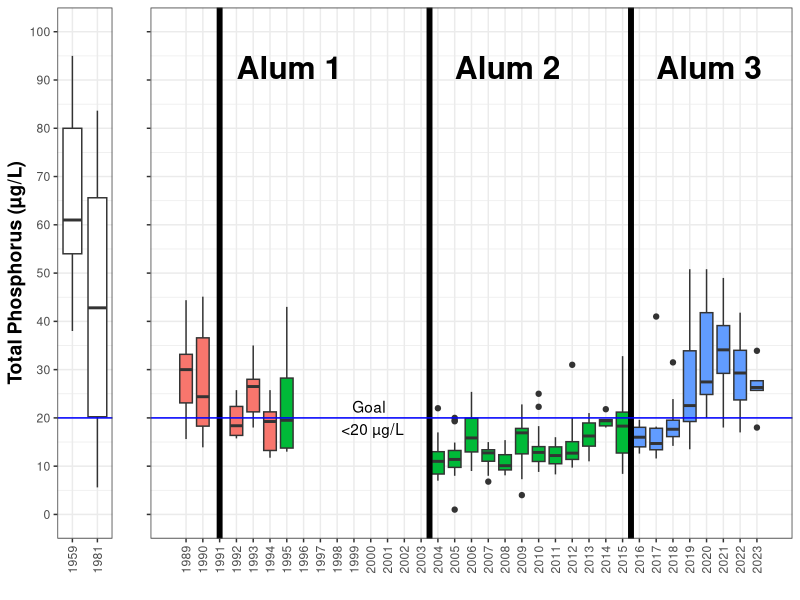
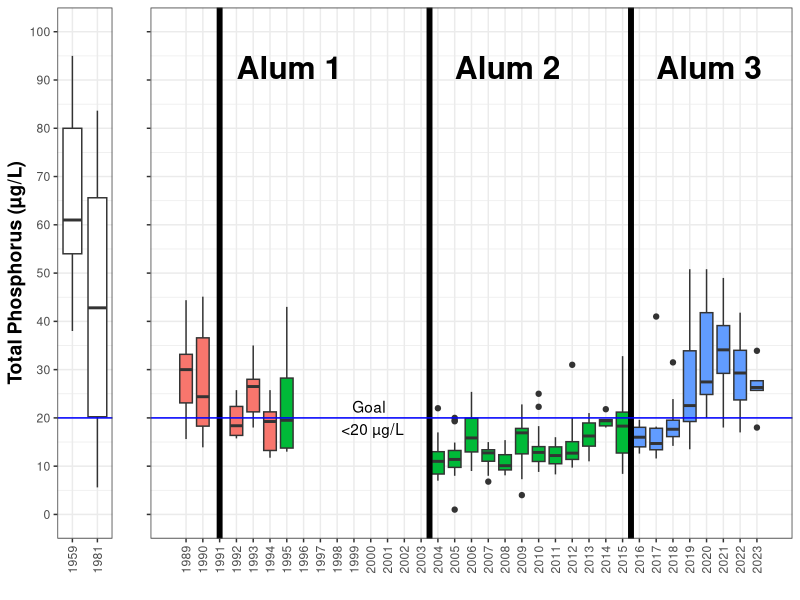
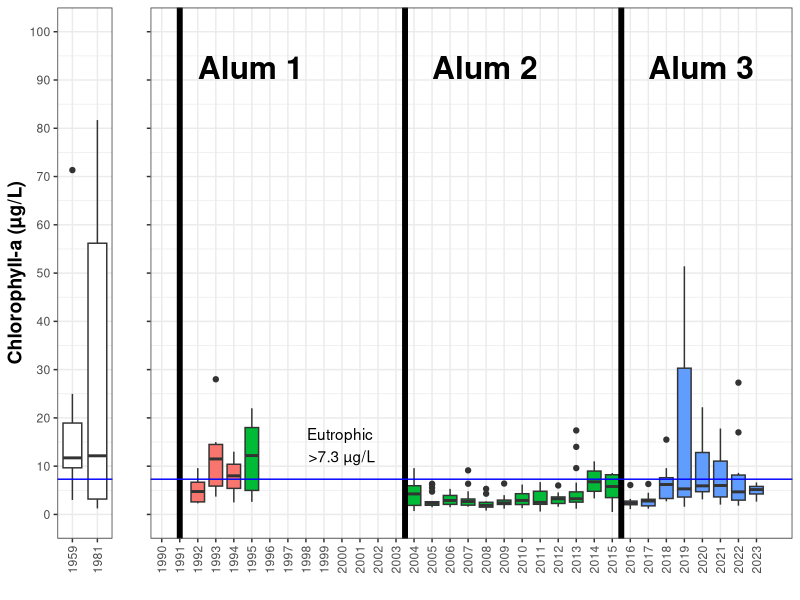
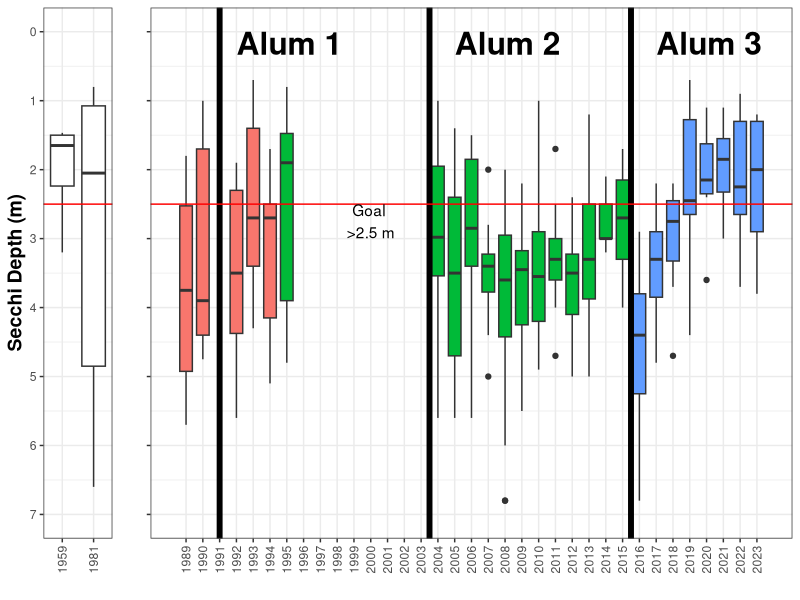
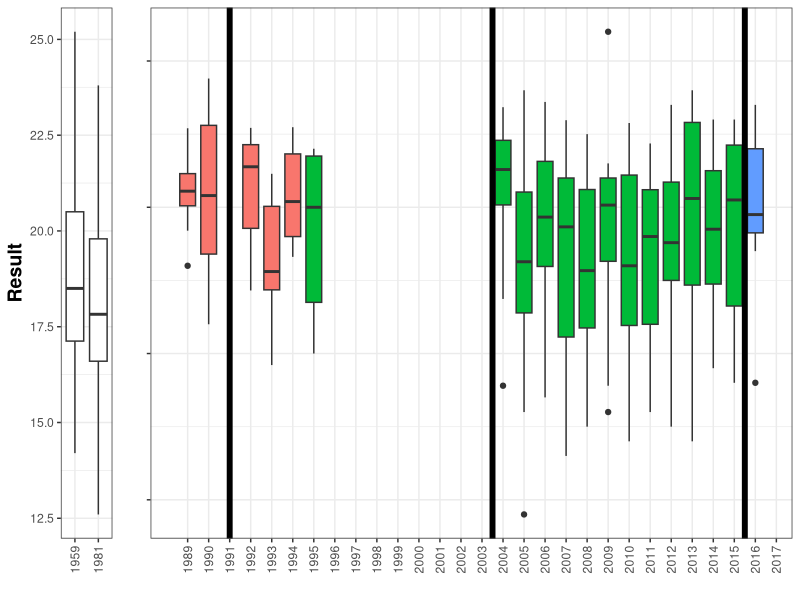
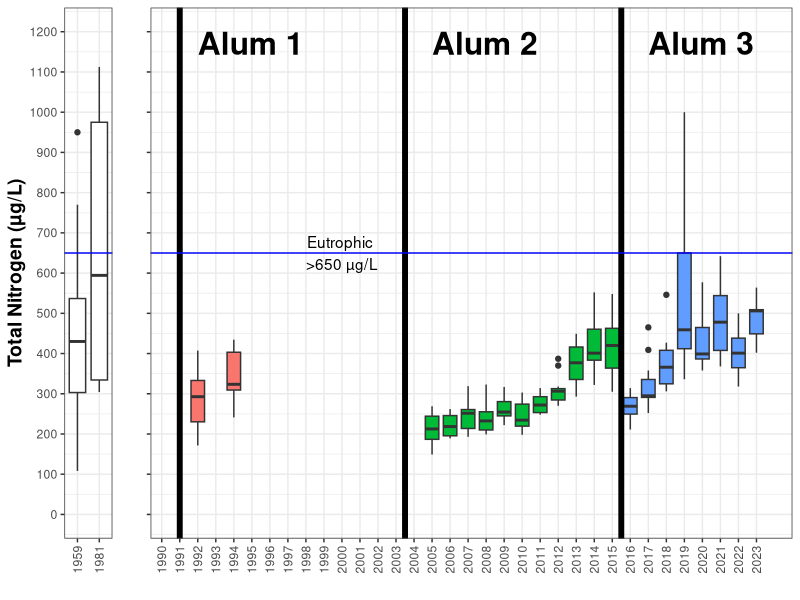
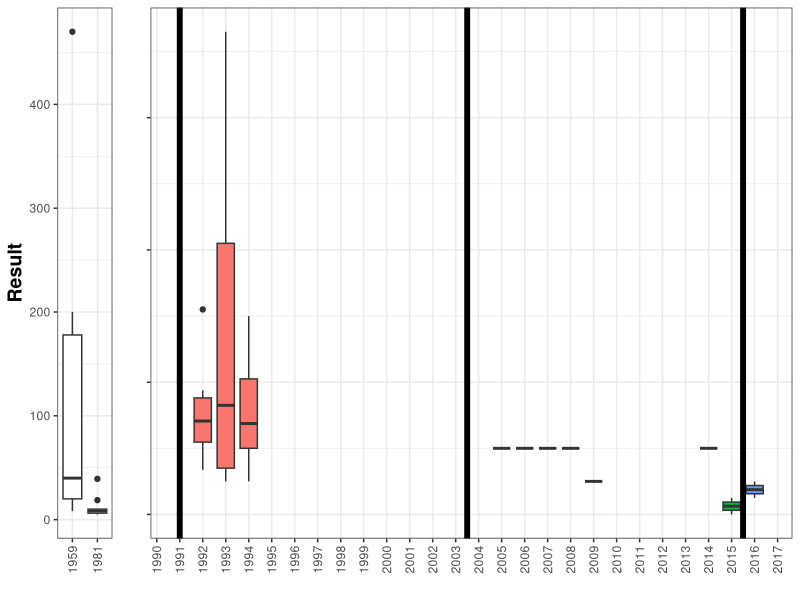
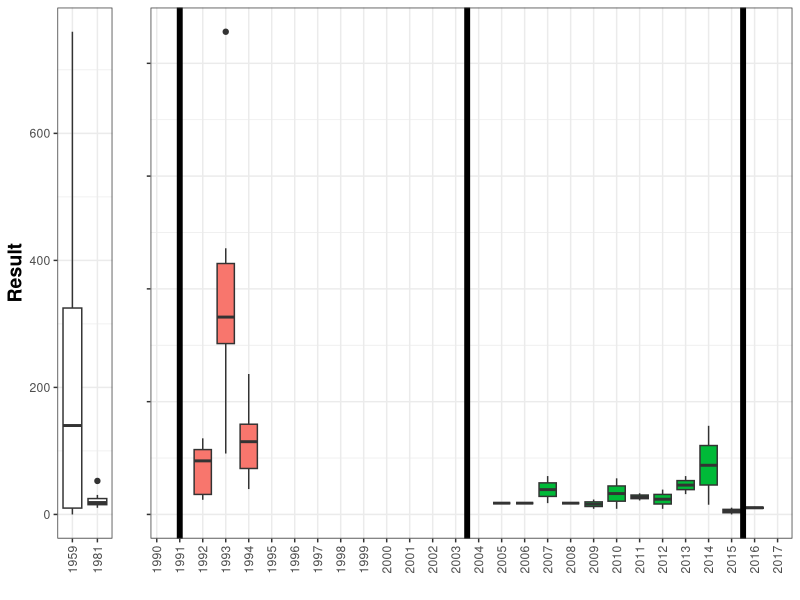

Write the R code that produced these figures, in order.
library(dplyr)
library(readxl)
library(ggplot2)
library(tidyr)
library(purrr)

data<-read_excel('inputs/Green Lake water quality database_through202307.xlsx',skip=3,
                 col_names = c('Source','Period','Year','Month','Date','Station','Depth',
                               'TP','Chl-a','Secchi','Temp','TN','NO23','NH3','Inorg N','Org N',
                               'TKN','SRP','N to P Ratio','TP to Chl-a Ratio'),
                 col_types = c('text','text','numeric','numeric','numeric','text','text',
                               rep('numeric',13))) %>%
  filter(!is.na(Source)) %>%
  pivot_longer(cols=-(Source:Depth),names_to='Parameter',values_to='Result') %>%
  mutate(Period=ifelse(Year>=2017,'Posttreat3',Period)) %>%
  mutate(AlumPeriod=ifelse(grepl('1',Period),'Alum 1',
                            ifelse(grepl('2',Period)|Period=='Pretreat3','Alum 2',
                                   'Alum 3')))
  

library(cowplot)

plots_out<-data %>%
  filter(!is.na(Period)&Period!='NA') %>%
  mutate(xGroup=ifelse(Year==1959,'1959',ifelse(Year==1981,'1981','Other'))) %>%
  group_by(Parameter) %>%
  nest() %>%
  mutate(plot=map2(.x=data,.y=Parameter,.f=~{
    
    ymax=max(.x$Result,na.rm=T)
    
    pre1991<-.x %>%
      filter(Year<1989) %>%
      ggplot(aes(x=factor(Year),y=Result,group=Year))+
      geom_boxplot()+
      xlab('')+
#      scale_y_continuous(paste(.y,ifelse(.y=='Temp','(deg C)',ifelse(grepl('Ratio',.y),'','(ug/L)'))),
 #                        limits = c(0,ymax))+
      theme_bw()+
      theme(axis.text.x=element_text(angle=90,hjust=1,vjust = 0.5),
            axis.title.y=element_text(size=14,face='bold'),
            legend.position='none')
    
    post1991<-.x %>%
      filter(Year>=1989) %>%
      ggplot(aes(x=Year,y=Result,group=Year,fill=AlumPeriod))+
      geom_boxplot()+
      geom_vline(xintercept = c(1991,2003.5,2015.5),linewidth=2)+
      scale_x_continuous('',breaks=1989:2023,minor_breaks=NULL)+
    #  scale_y_continuous(limits = c(0,ymax))+
      ylab('')+
      theme_bw()+
      theme(axis.text.x=element_text(angle=90,hjust=1,vjust = 0.5),
            axis.text.y=element_blank(),
            legend.position = 'none')
    
    # post1991_95<-.x %>%
    #   filter(Year>=1989&Year<=1995) %>%
    #   ggplot(aes(x=Year,y=Result,group=Year))+
    #   geom_boxplot()+
    #   theme_bw()+
    #   #ggtitle('Pre-1991')+
    #   theme(axis.text.x=element_text(angle=90,hjust=1,vjust = 0.5),
    #         axis.text.y=element_blank())+
    #   geom_vline(xintercept = c(1991,2003.5,2015.5),linewidth=2)+
    #   xlab('')+
    #   scale_y_continuous(limits = c(0,ymax))+
    #   ylab('')
    
    # post2004<-.x %>%
    #   filter(Year>=2004) %>%
    #   ggplot(aes(x=Year,y=Result,group=Year))+
    #   geom_boxplot()+
    #   theme_bw()+
    #   #ggtitle('Pre-1991')+
    #   theme(axis.text.x=element_text(angle=90,hjust=1,vjust = 0.5),
    #         axis.text.y=element_blank())+
    #   geom_vline(xintercept = c(1991,2003.5,2015.5),linewidth=2)+
    #   xlab('')+
    #   scale_y_continuous(limits = c(0,ymax))+
    #   ylab('')
    
    
    if(.y=='Secchi'){
      pre1991<-pre1991+
        geom_hline(yintercept = 2.5,col='red')+
        scale_y_reverse('Secchi Depth (m)',limits=c(7,0),breaks=0:7)
      post1991<-post1991+
        geom_hline(yintercept = 2.5,col='red')+
        scale_y_reverse('',limits=c(7,0),breaks=0:7)+
        annotate('text',x=2000,y=2.5,label='Goal \n>2.5 m',vjust=1)+
        annotate('text',x=1992,y=0,label='Alum 1',fontface='bold',hjust=0,vjust=1,size=8)+
        annotate('text',x=2005,y=0,label='Alum 2',fontface='bold',hjust=0,vjust=1,size=8)+
        annotate('text',x=2017,y=0,label='Alum 3',fontface='bold',hjust=0,vjust=1,size=8)
    }
    if(.y=='Chl-a'){
      pre1991<-pre1991+
        geom_hline(yintercept = 7.3,col='blue')+
        scale_y_continuous('Chlorophyll-a (µg/L)',limits = c(0,100),breaks=seq(0,100,10))
      post1991<-post1991+
        geom_hline(yintercept = 7.3,col='blue')+
        scale_y_continuous('',limits = c(0,100),breaks=seq(0,100,10))+
        annotate('text',x=2000,y=7.3,label='Eutrophic \n>7.3 µg/L',vjust=-0.5)+
        annotate('text',x=1992,y=95,label='Alum 1',fontface='bold',hjust=0,vjust=1,size=8)+
        annotate('text',x=2005,y=95,label='Alum 2',fontface='bold',hjust=0,vjust=1,size=8)+
        annotate('text',x=2017,y=95,label='Alum 3',fontface='bold',hjust=0,vjust=1,size=8)
    }
    if(.y=='TP'){
      pre1991<-pre1991+
        geom_hline(yintercept = 20,col='blue')+
        scale_y_continuous('Total Phosphorus (µg/L)',limits = c(0,100),breaks=seq(0,100,10))
      post1991<-post1991+
        geom_hline(yintercept = 20,col='blue')+
        scale_y_continuous('',limits = c(0,100),breaks=seq(0,100,10))+
        annotate('text',x=2000,y=20,label='Goal \n <20 µg/L',vjust=0.5)+
        annotate('text',x=1992,y=95,label='Alum 1',fontface='bold',hjust=0,vjust=1,size=8)+
        annotate('text',x=2005,y=95,label='Alum 2',fontface='bold',hjust=0,vjust=1,size=8)+
        annotate('text',x=2017,y=95,label='Alum 3',fontface='bold',hjust=0,vjust=1,size=8)
    }
    if(.y=='TN'){
      pre1991<-pre1991+
        geom_hline(yintercept = 650,col='blue')+
        scale_y_continuous('Total Nitrogen (µg/L)',limits = c(0,1200),breaks=seq(0,1200,100))
      post1991<-post1991+
        geom_hline(yintercept = 650,col='blue')+
        scale_y_continuous('',limits = c(0,1200),breaks=seq(0,2100,100))+
        annotate('text',x=2000,y=650,label='Eutrophic \n>650 µg/L',vjust=0.5)+
        annotate('text',x=1992,y=1200,label='Alum 1',fontface='bold',hjust=0,vjust=1,size=8)+
        annotate('text',x=2005,y=1200,label='Alum 2',fontface='bold',hjust=0,vjust=1,size=8)+
        annotate('text',x=2017,y=1200,label='Alum 3',fontface='bold',hjust=0,vjust=1,size=8)
    }
    if(.y=='N to P Ratio'){
      pre1991<-pre1991+
        geom_hline(yintercept = c(9,22),col='blue')+
        scale_y_continuous('N to P Ratio',limits = c(0,50),breaks=seq(0,50,5))
      post1991<-post1991+
        geom_hline(yintercept = c(9,22),col='blue')+
        scale_y_continuous('',limits = c(0,50),breaks=seq(0,50,5))+
        annotate('text',x=2000,y=22,label='P Limited >22',vjust=-0.5)+
        annotate('text',x=2000,y=9,label='N Limited <9',vjust=1)+
        annotate('text',x=1992,y=50,label='Alum 1',fontface='bold',hjust=0,vjust=1,size=8)+
        annotate('text',x=2005,y=50,label='Alum 2',fontface='bold',hjust=0,vjust=1,size=8)+
        annotate('text',x=2017,y=50,label='Alum 3',fontface='bold',hjust=0,vjust=1,size=8)
    }
    plot<-plot_grid(pre1991,post1991,rel_widths = c(0.15,.85))
    plot
  }))
  
plots_out$plot[1]

map2(plots_out$plot,plots_out$Parameter,.f=~ggsave(paste0('outputs/',.y,'.png'),.x,scale=1.2))
